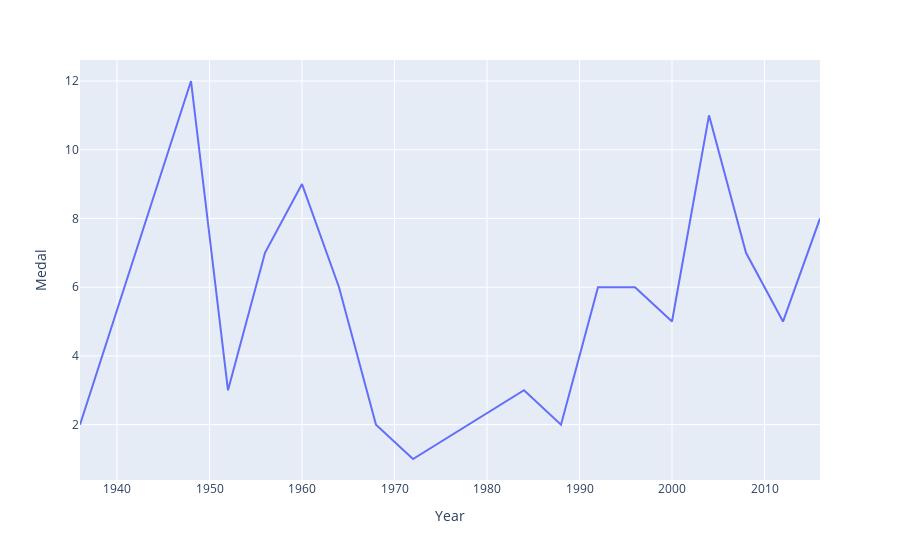

This figure's notebook cell:
### Code cell
import plotly.express as px

fig = px.line(final_df,x="Year",y="Medal") 
fig.show()

### Figure 1 — Plotly figure (JSON) as saved in the notebook; plotly's stock layout.template omitted (floating-point values rounded to 4 significant figures)
{"data": [{"hovertemplate": "Year=%{x}<br>Medal=%{y}<extra></extra>", "legendgroup": "", "line": {"color": "#636efa", "dash": "solid"}, "marker": {"symbol": "circle"}, "mode": "lines", "name": "", "orientation": "v", "showlegend": false, "type": "scatter", "x": [1936, 1948, 1952, 1956, 1960, 1964, 1968, 1972, 1984, 1988, 1992, 1996, 2000, 2004, 2008, 2012, 2016], "xaxis": "x", "y": [2, 12, 3, 7, 9, 6, 2, 1, 3, 2, 6, 6, 5, 11, 7, 5, 8], "yaxis": "y"}], "layout": {"legend": {"tracegroupgap": 0}, "margin": {"t": 60}, "xaxis": {"anchor": "y", "domain": [0, 1], "title": {"text": "Year"}}, "yaxis": {"anchor": "x", "domain": [0, 1], "title": {"text": "Medal"}}}}
